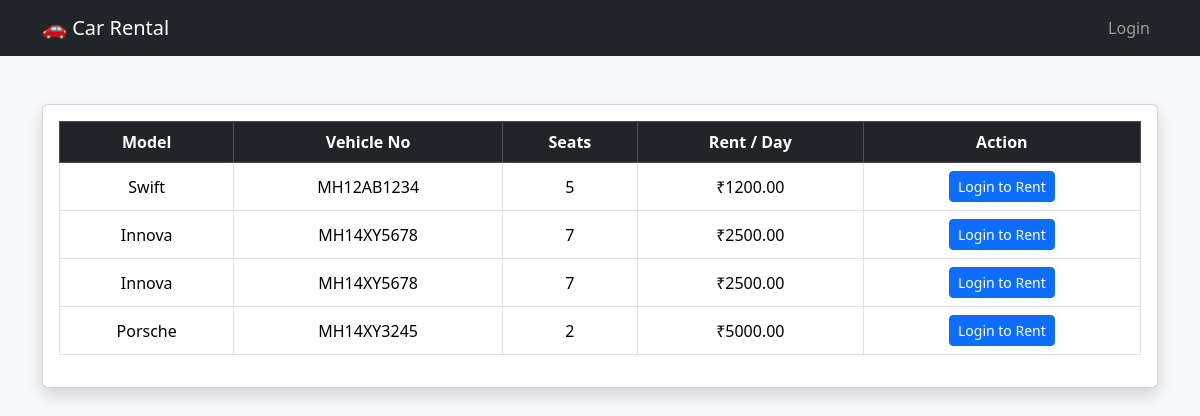
The page /pages/available_cars.php on the database its author committed.
### tables this page shows
CREATE TABLE `cars` (
  `id` int(11) NOT NULL,
  `agency_id` int(11) DEFAULT NULL,
  `model` varchar(100) DEFAULT NULL,
  `vehicle_number` varchar(50) DEFAULT NULL,
  `seating_capacity` int(11) DEFAULT NULL,
  `rent_per_day` decimal(10,2) DEFAULT NULL
);

### pages/available_cars.php (the view, shortened to what this page needs)
<?php
include("../config/db.php");
$sql = "SELECT * FROM cars";
$result = $conn->query($sql);
?>
<!DOCTYPE html>
<html>
<head>
    <link href="https://cdn.jsdelivr.net/npm/bootstrap@5.3.2/dist/css/bootstrap.min.css" rel="stylesheet">
</head>
<body class="bg-light">
    <nav class="navbar navbar-expand-lg navbar-dark bg-dark">
        <div class="container">
            <a class="navbar-brand" href="../pages/available_cars.php">🚗 Car Rental</a>
            <ul class="navbar-nav ms-auto">
                <?php if(isset($_SESSION['name'])){ ?>
                <li class="nav-item">
                    <span class="nav-link">Hi, <?= $_SESSION['name'] ?></span>
                </li>
                <li class="nav-item">
                    <a class="nav-link text-danger" href="../auth/logout.php">Logout</a>
                </li>
                <?php } else { ?>
                <li class="nav-item">
                    <a class="nav-link" href="../auth/login.php">Login</a>
                </li>
                <?php } ?>
            </ul>
        </div>
    </nav>
    <div class="container mt-5">
        <div class="card shadow">
            <div class="card-body">
                <table class="table table-bordered table-hover text-center align-middle">
                    <thead class="table-dark">
                        <tr>
                            <th>Model</th>
                            <th>Vehicle No</th>
                            <th>Seats</th>
                            <th>Rent / Day</th>
                            <th>Action</th>
                        </tr>
                    </thead>
                    <tbody>
                        <?php while($row = $result->fetch_assoc()) { ?>
                        <tr>
                            <td><?= $row['model'] ?></td>
                            <td><?= $row['vehicle_number'] ?></td>
                            <td><?= $row['seating_capacity'] ?></td>
                            <td>₹<?= $row['rent_per_day'] ?></td>
                            <td>
                                <?php if(isset($_SESSION['role']) && $_SESSION['role']=='customer'){ ?>
                                <form action="../customer/book_car.php" method="POST"
                                    class="d-flex gap-2 justify-content-center">
                                    <input type="hidden" name="car_id" value="<?= $row['id'] ?>">
                                    <input type="date" name="start_date" class="form-control" required>
                                    <select name="days" class="form-select">
                                        <option>1</option>
                                        <option>2</option>
                                        <option>3</option>
                                    </select>
                                    <button class="btn btn-success btn-sm">Rent</button>
                                </form>
                                <?php } else { ?>
                                <a href="../auth/login.php" class="btn btn-primary btn-sm">Login to Rent</a>
                                <?php } ?>
                            </td>
                        </tr>
                        <?php } ?>
                    </tbody>
                </table>
            </div>
        </div>
    </div>
</body>
</html>

### rows shown on the page
cars: model "Swift", vehicle_number "MH12AB1234", seating_capacity "5", rent_per_day "1200.00"
cars: model "Innova", vehicle_number "MH14XY5678", seating_capacity "7", rent_per_day "2500.00"
cars: model "Innova", vehicle_number "MH14XY5678", seating_capacity "7", rent_per_day "2500.00"
cars: model "Porsche", vehicle_number "MH14XY3245", seating_capacity "2", rent_per_day "5000.00"
